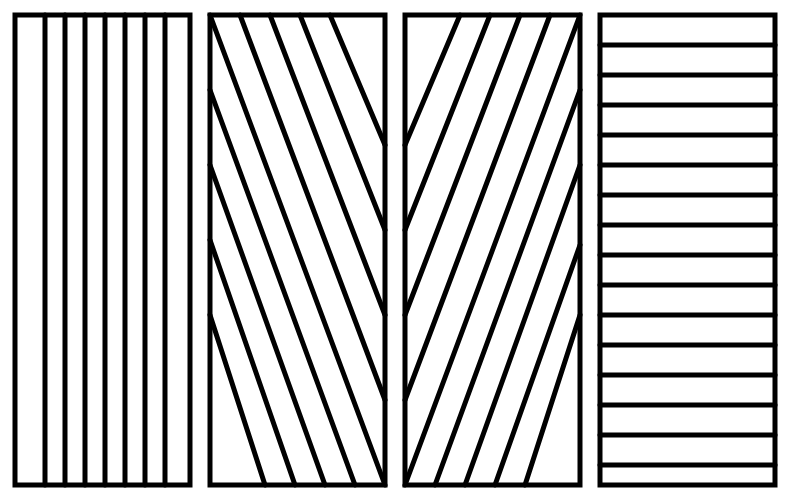
Frame 1 (no input)
Frame 60 (no input): identical to frame 1, image omitted
Frame 120 (the mouse pressed at the canvas centre since frame 60): identical to frame 1, image omitted

The p5.js sketch that drew this single still picture (run headless with seeded random() and noise() and a simulated clock; from frame 60 on, the mouse is pressed at the canvas centre):

// p5.js sketch
// ── sketch.js
// Wall Drawing #17 (1969)
// Four-part drawing with a different line direction in each part.
function setup() {
  createCanvas(800,500);
}

function draw() {
  background(255);
  noFill();
  strokeWeight("5");
  
  // first part
  rect(15,15,175,470);
  line(45,15,45,485);
  line(65,15,65,485);
  line(85,15,85,485);
  line(105,15,105,485);
  line(125,15,125,485);
  line(145,15,145,485);
  line(165,15,165,485);
  
  // second part
  rect(210,15,175,470);
  line(210,15,385,485);
  line(240,15,385,400);
  line(270,15,385,315);
  line(300,15,385,230);
  line(330,15,385,145);
  line(210,90,355,485);
  line(210,165,325,485);
  line(210,240,295,485);
  line(210,315,265,485);
  
  // third part
  rect(405,15,175,470);
  line(580,15,405,485);
  line(550,15,405,400);
  line(520,15,405,315);
  line(490,15,405,230);
  line(460,15,405,145);
  line(580,90,435,485);
  line(580,165,465,485);
  line(580,245,495,485);
  line(580,315,525,485);
  
  // fourth part
  rect(600,15,175,470);
  line(600,45,775,45);
  line(600,75,775,75);
  line(600,105,775,105);
  line(600,135,775,135);
  line(600,165,775,165);
  line(600,195,775,195);
  line(600,225,775,225);
  line(600,255,775,255);
  line(600,285,775,285);
  line(600,315,775,315);
  line(600,345,775,345);
  line(600,375,775,375);
  line(600,405,775,405);
  line(600,435,775,435);
  line(600,465,775,465);
}
